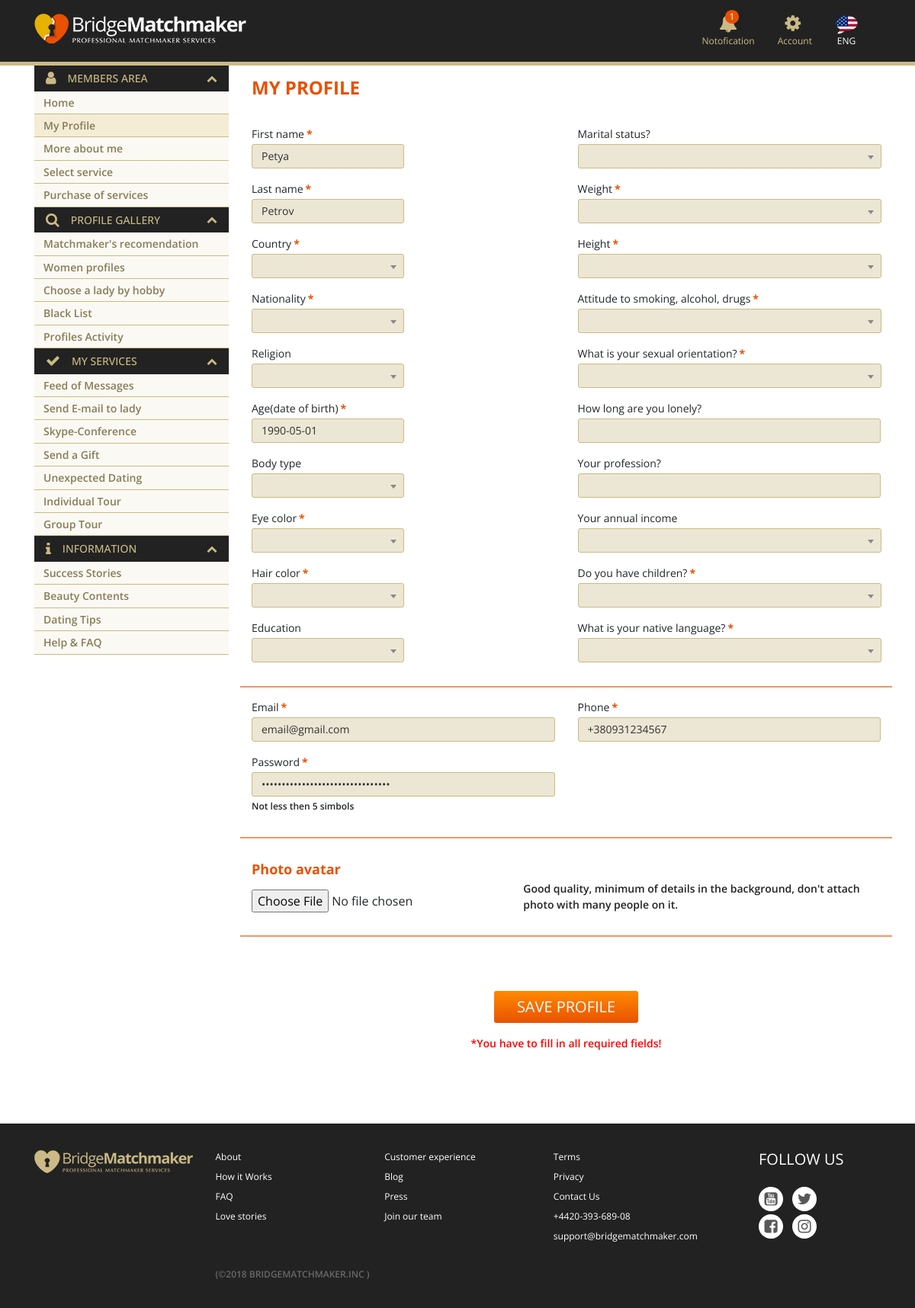
/member/my_profile.php (signed in), run on the app's committed database.
### tables this page shows
CREATE TABLE IF NOT EXISTS `clients` (
  `user_id` int(11) NOT NULL AUTO_INCREMENT,
  `email_client` varchar(128) NOT NULL,
  `password` varchar(128) NOT NULL,
  `first_name` varchar(64) NOT NULL,
  `last_name` varchar(64) NOT NULL,
  `country` varchar(64) NOT NULL,
  `telefon` varchar(32) NOT NULL,
  `foto` varchar(128) NOT NULL DEFAULT 'uploads/client/avatar.jpg',
  `matchmaker_login` varchar(64) NOT NULL DEFAULT 'None',
  `status_system` varchar(8) NOT NULL DEFAULT '0',
  `status_tarif` varchar(8) NOT NULL DEFAULT '0',
  `status_email` varchar(8) NOT NULL DEFAULT '0',
  `status_anketa2` varchar(8) NOT NULL DEFAULT '0',
  `status_verification` varchar(8) NOT NULL DEFAULT '0',
  `service` varchar(8) NOT NULL DEFAULT '0',
  `birthday` date NOT NULL,
  `date_reg` date NOT NULL,
  `date_tarif_set` date NOT NULL DEFAULT '2000-01-01',
  `utm_source` varchar(128) NOT NULL,
  PRIMARY KEY (`user_id`)
);

### member/function/user_bd.php (called while the page is built, shortened)
<?
$zapros1 = "SELECT * FROM clients WHERE email_client='".$_SESSION['email_client']."'";
$requirest1 = mysql_query($zapros1);
while($row1 = mysql_fetch_array($requirest1))
	{
		$user_id = $row1['user_id'];
		$first_name = $row1['first_name'];
		$last_name = $row1['last_name'];
		$email_client = $row1['email_client'];
		$telefon = $row1['telefon'];
		$birthday = $row1['birthday'];
		$password = $row1['password'];
	}
$zapros2 = "SELECT * FROM questions WHERE client_id='".$user_id."'";
$requirest2 = mysql_query($zapros2);
while($row2 = mysql_fetch_array($requirest2))
	{
		$question12 = $row2['question12'];
		$question13 = $row2['question13'];
	}
?>

### member/my_profile.php (the view, shortened to what this page needs)
<!DOCTYPE html>
<html lang="en">
    <head>
        <link href="assets/css/style.css" rel="stylesheet" type="text/css">
        <link href="assets/css/select2.min.css" rel="stylesheet" type="text/css">
        <link href="assets/css/style.content.css" rel="stylesheet" type="text/css">
        <link href="assets/css/registration.css" rel="stylesheet" type="text/css">
        <link href="assets/css/bootstrap.min.css" rel="stylesheet" type="text/css">
        <link href="assets/css/font-awesome.min.css" rel="stylesheet" type="text/css">
        <link href="assets/css/owl.carousel.min.css" rel="stylesheet" type="text/css">
		<link href="assets/css/jquery-ui.theme.min.css" rel="stylesheet" type="text/css">
        <link href="assets/css/jquery-ui.structure.min.css" rel="stylesheet" type="text/css">
    </head>
<body>
<?
include("./function/user_bd.php");
require "./header.php";
?>
<div class="site-wrapper">
    <div class="container">
        <div class="row">
			<? require "./menu.php"; ?>
            <div class="main-content col-md-9" style="margin-top:-20px;">
				<div class="member-registration-page">
                            <h2 class="page-title">My profile</h2>
                            <form action="./function/my_profile_end.php" method="POST" class="member-register-form" enctype="multipart/form-data">
                                <div class="row">
                                <div class="col-md-6 left">
                                    <div class="form-group">
                                        <label for="first-name">First name<span class="required"> *</span></label>
                                        <input type="text" name="first_name" class="form-control require" id="first-name" value="<? echo $first_name; ?>">
                                    </div>
                                    <div class="form-group">
                                        <label for="last-name">Last name<span class="required"> *</span></label>
                                        <input type="text" name="last_name" class="form-control require" id="last-name" value="<? echo $last_name; ?>">
                                    </div>
                                    <div class="form-group">
                                        <label for="country">Country <span class="required"> *</span></label>
                                    </div>
                                    <div class="form-group">
                                        <label for="nationality">Nationality <span class="required"> *</span></label>
                                    </div>
                                    <div class="form-group">
                                        <label for="religion">Religion</label>
                                    </div>
                                    <div class="form-group">
                                        <label for="date-birth">Age(date of birth)<span class="required"> *</span></label>
                                        <input name="birthday" type="text" class="form-control require" id="date-birth" value="<? echo $birthday; ?>">
                                    </div>
                                    <div class="form-group">
                                        <label for="body-type">Body type </label>
                                    </div>
                                    <div class="form-group">
                                        <label for="eye-color">Eye color <span class="required"> *</span></label>
                                    </div>
                                    <div class="form-group">
                                        <label for="hair-color">Hair color <span class="required"> *</span></label>
                                    </div>
                                    <div class="form-group">
                                        <label for="education">Education</label>
                                    </div>
                                </div>
                                <div class="col-md-6 right">
									<div class="form-group">
                                        <label for="marital-status">Marital status?</label>
                                    </div>
									 <div class="form-group">
                                        <label for="body-type"> Weight <span class="required"> *</span></label>
                                    </div>
									<div class="form-group">
                                        <label for="height">Height <span class="required"> *</span></label>
                                    </div>
                                    <div class="form-group">
                                        <label for="attitude-smoke">Attitude to smoking, alcohol, drugs <span class="required"> *</span></label>
                                    </div>
                                    <div class="form-group">
                                        <label for="orientation">What is your sexual orientation? <span class="required"> *</span></label>
                                    </div>
                                    <div class="form-group">
                                        <label for="lonely">How long are you lonely?</label>
										<input name="question12" type="text" class="form-control" id="lonely" value="<? echo $question12; ?>">
                                    </div>
                                    <div class="form-group">
                                        <label for="profession">Your profession?</label>
										<input name="question13" type="text" class="form-control" id="profession" value="<? echo $question13; ?>">
                                    </div>
                                    <div class="form-group">
                                        <label for="annual-income">Your annual income</label>
                                    </div>
                                    <div class="form-group">
                                        <label for="have-children">Do you have children?<span class="required"> *</span></label>
                                    </div>
                                    <div class="form-group">
                                        <label for="native-language">What is your native language?<span class="required"> *</span></label>
                                    </div>
                                </div>
								</div>
                                <div class="row email-pas-tel">
                                    <div class="col-md-6">
                                        <div class="form-group">
                                            <label for="email">Email<span class="required"> *</span></label>
                                            <input name="email_client" type="email" class="form-control require" id="email" value="<? echo $email_client; ?>">
                                        </div>
                                        <div class="form-group password">
                                            <label for="password">Password<span class="required"> *</span></label>
                                            <input name="password" type="password" class="form-control require" id="password" value="<? echo $password; ?>">
                                            <p>Not less then 5 simbols</p>
                                        </div>
                                    </div>
                                    <div class="col-md-6">
                                        <div class="form-group">
                                            <label for="phone">Phone<span class="required"> *</span></label>
                                            <input name="telefon" type="tel" class="form-control require" id="phone" value="<? echo $telefon; ?>">
                                        </div>
                                    </div>
                                </div>
                                    <div class="row photo-avarat">
                                    <div class="col-md-5">
                                        <h4>Photo avatar</h4>
                                        <input type="file" name="file">
                                    </div>
                                    <div class="col-md-7 d-flex align-items-end">
                                            <p class="message-upload">Good quality, minimum of details in the background, don't attach photo with many people on it.</p>
                                        </div>
                                    </div>
                                <div class="col-md-12">
                                </div>
                                <div class="col-md-12 save-registration text-center mt-5">
									<input type="submit" value="SAVE PROFILE">
									<div class="danger-alert mt-3">*You have to fill in all required fields!</div>
                                </div>
                            </form>
                        </div>
            </div>
        </div>
    </div>
</div>
<? require "footer.php";?>
</body>
</html>

### member/assets/css/style.css (style rules this page uses)
* { outline: 0 !important; }
@media (min-width: 1200px) { .container { max-width: 1440px; } }
.main-content { margin-top: 30px; margin-bottom: 60px; }
.page-title { font-size: 30px; color: #696969; margin-bottom: 30px; }
html body { font-family: 'Open Sans', sans-serif; }

### member/assets/css/style.content.css (style rules this page uses)
.main-content { margin-top: 30px; margin-bottom:60px; }

### member/assets/css/registration.css (style rules this page uses)
.member-registration-page { margin: 2.2rem 0; }
.member-registration-page input[type="text"], .member-registration-page input[type="tel"], .member-registration-page input[type="password"], .member-registration-page input[type="email"], .member-registration-page textarea, .select2-selection.select2-selection--single, .select2-selection.select2-selection--multiple { background: #ece6d4; border: 1px solid #cbba85; border-radius: 3px; padding: .15rem .75rem; transition: border-color .15s ease-in-out; height: 32px; color: #313131; font-size: 14px; }
.member-registration-page .left input, .member-registration-page .left select { max-width: 200px; }
.member-registration-page label { font-size: 14px; font-weight: 400; margin-bottom: 3px; cursor: pointer; display: flex; align-items: center; }
.photo-avarat { border-top: 2px solid #F19766; border-bottom: 2px solid #F19766; padding: 30px 0; margin-bottom: 22px; }
.email-pas-tel { border-top: 2px solid #F19766; padding: 15px 0; margin-top: 15px; }
span.required { color: #e95000; font-weight: 700; margin-left: 3px; }
.member-registration-page h2 { font-size: 24px; color: #e95000; font-weight: 700; text-transform: uppercase; margin-bottom: 15px; }
.member-register-form { margin-top: 35px; }
.form-group.password p { font-size: 12px; font-weight: 600; margin-top: 4px; }
.photo-avarat h4 { font-size: 18px; font-weight: 700; color: #e95000; margin-bottom: 15px; }
.save-registration input[type=submit] { font-size: 20px; text-transform: uppercase; color: #ffffff; border: none; border-radius: 3px; padding: 0 30px; cursor: pointer; line-height: 2.1; background: -moz-linear-gradient(270deg, rgba(255,137,0,1) 0%, rgba(234,82,0,1) 100%); background: -webkit-gradient(linear, left top, left bottom, color-stop(0%, rgba(255,137,0,1)), color-stop(100%, rgba(234,82,0,1))); background: -webkit-linear-gradient(270deg, rgba(255,137,0,1) 0%, rgba(234,82,0,1) 100%); background: -o-linear-gradient(270deg, rgba(255,137,0,1) 0%, rgba(234,82,0,1) 100%); background: -ms-linear-gradient(270deg, rgba(255,137,0,1) 0%, rgba(234,82,0,1) 100%); background: linear-gradient(180deg, rgba(255,137,0,1) 0%, rgba(234,82,0,1) 100%); transition: background 0.2s ease-in-out; }
.form-group { position: relative; }
.left .form-group { max-width: 200px; }
.save-registration .danger-alert { font-size: 14px; color: #ff0000; font-weight: 600; margin: 5px 0; }
.message-upload { font-size: 14px; font-weight: 600; color: #222222; margin-bottom: 0; }

### data on the page
clients: first_name "Petya", last_name "Petrov", birthday "1990-05-01", email_client "email@gmail.com", telefon "+380931234567"
